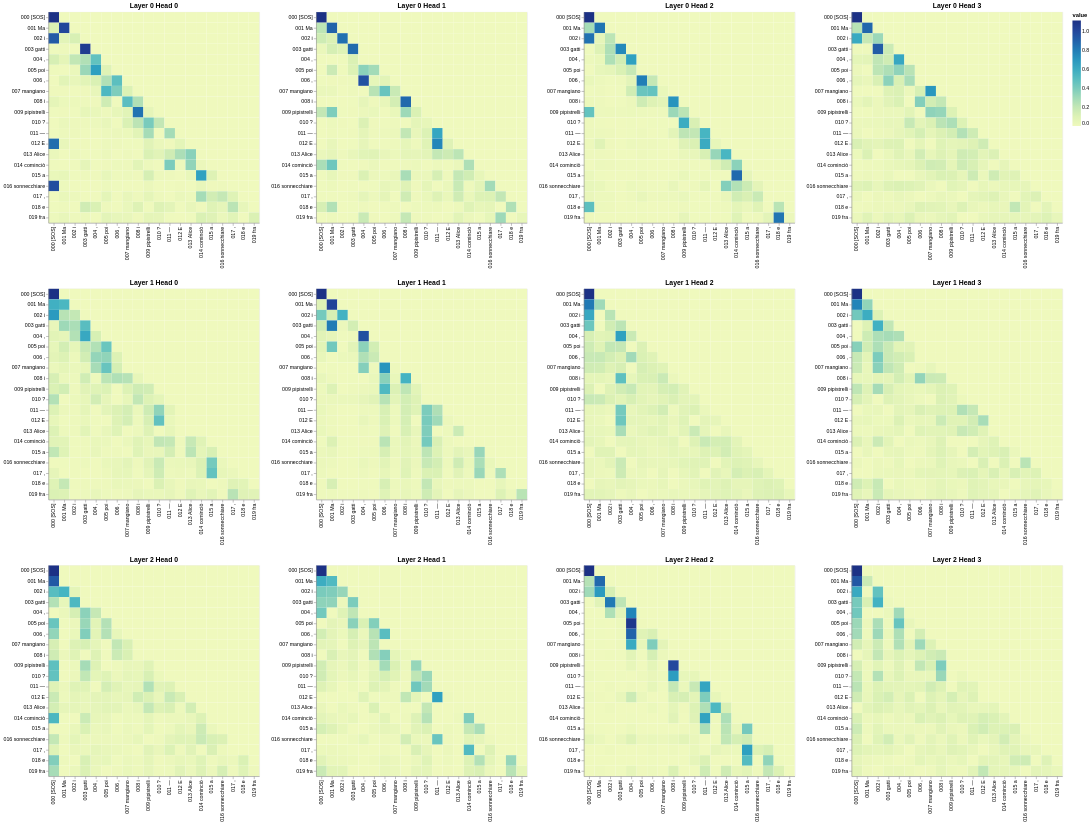

Notebook code cell kept with this figure:
### Code cell
# Decoder Self-Attention
get_all_attention_maps("decoder", layers, heads, decoder_input_tokens, decoder_input_tokens, min(20, sentence_len))

### Figure 1 — Vega-Lite specification as saved in the notebook (floating-point values rounded to 4 significant figures; data arrays with more than 128 entries replaced by an {"elided": "..."} marker saying what was removed)
{"config": {"view": {"continuousWidth": 300, "continuousHeight": 300}}, "vconcat": [{"hconcat": [{"data": {"name": "data-4250d7f4c7c33cc36828987f806b3668"}, "mark": {"type": "rect"}, "encoding": {"color": {"field": "value", "type": "quantitative"}, "tooltip": [{"field": "row", "type": "quantitative"}, {"field": "column", "type": "quantitative"}, {"field": "value", "type": "quantitative"}, {"field": "row_token", "type": "nominal"}, {"field": "col_token", "type": "nominal"}], "x": {"axis": {"title": ""}, "field": "col_token", "type": "nominal"}, "y": {"axis": {"title": ""}, "field": "row_token", "type": "nominal"}}, "height": 400, "name": "view_28df034062e4951e_0", "title": "Layer 0 Head 0", "width": 400}, {"data": {"name": "data-38b41bd818102596b7a775d2a5374bbc"}, "mark": {"type": "rect"}, "encoding": {"color": {"field": "value", "type": "quantitative"}, "tooltip": [{"field": "row", "type": "quantitative"}, {"field": "column", "type": "quantitative"}, {"field": "value", "type": "quantitative"}, {"field": "row_token", "type": "nominal"}, {"field": "col_token", "type": "nominal"}], "x": {"axis": {"title": ""}, "field": "col_token", "type": "nominal"}, "y": {"axis": {"title": ""}, "field": "row_token", "type": "nominal"}}, "height": 400, "name": "view_a336d7e543d8c6dc_1", "title": "Layer 0 Head 1", "width": 400}, {"data": {"name": "data-94212cdf8e1254d9506c89fe14d12fd8"}, "mark": {"type": "rect"}, "encoding": {"color": {"field": "value", "type": "quantitative"}, "tooltip": [{"field": "row", "type": "quantitative"}, {"field": "column", "type": "quantitative"}, {"field": "value", "type": "quantitative"}, {"field": "row_token", "type": "nominal"}, {"field": "col_token", "type": "nominal"}], "x": {"axis": {"title": ""}, "field": "col_token", "type": "nominal"}, "y": {"axis": {"title": ""}, "field": "row_token", "type": "nominal"}}, "height": 400, "name": "view_8941bd6ddc1d73e8_2", "title": "Layer 0 Head 2", "width": 400}, {"data": {"name": "data-3da03a89c5a5d936ff3e6bfbd52e812d"}, "mark": {"type": "rect"}, "encoding": {"color": {"field": "value", "type": "quantitative"}, "tooltip": [{"field": "row", "type": "quantitative"}, {"field": "column", "type": "quantitative"}, {"field": "value", "type": "quantitative"}, {"field": "row_token", "type": "nominal"}, {"field": "col_token", "type": "nominal"}], "x": {"axis": {"title": ""}, "field": "col_token", "type": "nominal"}, "y": {"axis": {"title": ""}, "field": "row_token", "type": "nominal"}}, "height": 400, "name": "view_8b40dfd38cdc3eeb_3", "title": "Layer 0 Head 3", "width": 400}]}, {"hconcat": [{"data": {"name": "data-3c675c3a63047c39232af6b865c86649"}, "mark": {"type": "rect"}, "encoding": {"color": {"field": "value", "type": "quantitative"}, "tooltip": [{"field": "row", "type": "quantitative"}, {"field": "column", "type": "quantitative"}, {"field": "value", "type": "quantitative"}, {"field": "row_token", "type": "nominal"}, {"field": "col_token", "type": "nominal"}], "x": {"axis": {"title": ""}, "field": "col_token", "type": "nominal"}, "y": {"axis": {"title": ""}, "field": "row_token", "type": "nominal"}}, "height": 400, "name": "view_c2d4c68dbd2aa79f_0", "title": "Layer 1 Head 0", "width": 400}, {"data": {"name": "data-125cc393162d3e96df082d9b09d02e66"}, "mark": {"type": "rect"}, "encoding": {"color": {"field": "value", "type": "quantitative"}, "tooltip": [{"field": "row", "type": "quantitative"}, {"field": "column", "type": "quantitative"}, {"field": "value", "type": "quantitative"}, {"field": "row_token", "type": "nominal"}, {"field": "col_token", "type": "nominal"}], "x": {"axis": {"title": ""}, "field": "col_token", "type": "nominal"}, "y": {"axis": {"title": ""}, "field": "row_token", "type": "nominal"}}, "height": 400, "name": "view_f86e381323ff32ea_1", "title": "Layer 1 Head 1", "width": 400}, {"data": {"name": "data-3feb8df430a037c7473ba5b7d2065682"}, "mark": {"type": "rect"}, "encoding": {"color": {"field": "value", "type": "quantitative"}, "tooltip": [{"field": "row", "type": "quantitative"}, {"field": "column", "type": "quantitative"}, {"field": "value", "type": "quantitative"}, {"field": "row_token", "type": "nominal"}, {"field": "col_token", "type": "nominal"}], "x": {"axis": {"title": ""}, "field": "col_token", "type": "nominal"}, "y": {"axis": {"title": ""}, "field": "row_token", "type": "nominal"}}, "height": 400, "name": "view_10fb40e7a199ff54_2", "title": "Layer 1 Head 2", "width": 400}, {"data": {"name": "data-88f886d1fc3cfe38f2e131e2c8a22f38"}, "mark": {"type": "rect"}, "encoding": {"color": {"field": "value", "type": "quantitative"}, "tooltip": [{"field": "row", "type": "quantitative"}, {"field": "column", "type": "quantitative"}, {"field": "value", "type": "quantitative"}, {"field": "row_token", "type": "nominal"}, {"field": "col_token", "type": "nominal"}], "x": {"axis": {"title": ""}, "field": "col_token", "type": "nominal"}, "y": {"axis": {"title": ""}, "field": "row_token", "type": "nominal"}}, "height": 400, "name": "view_8d6ffa5d809cc892_3", "title": "Layer 1 Head 3", "width": 400}]}, {"hconcat": [{"data": {"name": "data-1649bb0a1c48dfa439bcedf9e864adb1"}, "mark": {"type": "rect"}, "encoding": {"color": {"field": "value", "type": "quantitative"}, "tooltip": [{"field": "row", "type": "quantitative"}, {"field": "column", "type": "quantitative"}, {"field": "value", "type": "quantitative"}, {"field": "row_token", "type": "nominal"}, {"field": "col_token", "type": "nominal"}], "x": {"axis": {"title": ""}, "field": "col_token", "type": "nominal"}, "y": {"axis": {"title": ""}, "field": "row_token", "type": "nominal"}}, "height": 400, "name": "view_ec00160fe63817d5_0", "title": "Layer 2 Head 0", "width": 400}, {"data": {"name": "data-0c4a38545a8eefbb8e2aefc41fa56803"}, "mark": {"type": "rect"}, "encoding": {"color": {"field": "value", "type": "quantitative"}, "tooltip": [{"field": "row", "type": "quantitative"}, {"field": "column", "type": "quantitative"}, {"field": "value", "type": "quantitative"}, {"field": "row_token", "type": "nominal"}, {"field": "col_token", "type": "nominal"}], "x": {"axis": {"title": ""}, "field": "col_token", "type": "nominal"}, "y": {"axis": {"title": ""}, "field": "row_token", "type": "nominal"}}, "height": 400, "name": "view_0fc42d1c91eb3708_1", "title": "Layer 2 Head 1", "width": 400}, {"data": {"name": "data-ffbd09c65c30fda0f81e2de7301bc9db"}, "mark": {"type": "rect"}, "encoding": {"color": {"field": "value", "type": "quantitative"}, "tooltip": [{"field": "row", "type": "quantitative"}, {"field": "column", "type": "quantitative"}, {"field": "value", "type": "quantitative"}, {"field": "row_token", "type": "nominal"}, {"field": "col_token", "type": "nominal"}], "x": {"axis": {"title": ""}, "field": "col_token", "type": "nominal"}, "y": {"axis": {"title": ""}, "field": "row_token", "type": "nominal"}}, "height": 400, "name": "view_a2ad7481332c59ed_2", "title": "Layer 2 Head 2", "width": 400}, {"data": {"name": "data-7f613a6b902b0c27b19e76a32e4f2f22"}, "mark": {"type": "rect"}, "encoding": {"color": {"field": "value", "type": "quantitative"}, "tooltip": [{"field": "row", "type": "quantitative"}, {"field": "column", "type": "quantitative"}, {"field": "value", "type": "quantitative"}, {"field": "row_token", "type": "nominal"}, {"field": "col_token", "type": "nominal"}], "x": {"axis": {"title": ""}, "field": "col_token", "type": "nominal"}, "y": {"axis": {"title": ""}, "field": "row_token", "type": "nominal"}}, "height": 400, "name": "view_0c98908bef31fc06_3", "title": "Layer 2 Head 3", "width": 400}]}], "params": [{"name": "param_1e9efca18e7a2868", "select": {"type": "interval", "encodings": ["x", "y"]}, "bind": "scales", "views": ["view_28df034062e4951e_0", "view_a336d7e543d8c6dc_1", "view_8941bd6ddc1d73e8_2", "view_8b40dfd38cdc3eeb_3", "view_c2d4c68dbd2aa79f_0", "view_f86e381323ff32ea_1", "view_10fb40e7a199ff54_2", "view_8d6ffa5d809cc892_3", "view_ec00160fe63817d5_0", "view_0fc42d1c91eb3708_1", "view_a2ad7481332c59ed_2", "view_0c98908bef31fc06_3"]}], "$schema": "https://vega.github.io/schema/vega-lite/v6.1.0.json", "datasets": {"data-4250d7f4c7c33cc36828987f806b3668": {"elided": "400 records"}, "data-38b41bd818102596b7a775d2a5374bbc": {"elided": "400 records"}, "data-94212cdf8e1254d9506c89fe14d12fd8": {"elided": "400 records"}, "data-3da03a89c5a5d936ff3e6bfbd52e812d": {"elided": "400 records"}, "data-3c675c3a63047c39232af6b865c86649": {"elided": "400 records"}, "data-125cc393162d3e96df082d9b09d02e66": {"elided": "400 records"}, "data-3feb8df430a037c7473ba5b7d2065682": {"elided": "400 records"}, "data-88f886d1fc3cfe38f2e131e2c8a22f38": {"elided": "400 records"}, "data-1649bb0a1c48dfa439bcedf9e864adb1": {"elided": "400 records"}, "data-0c4a38545a8eefbb8e2aefc41fa56803": {"elided": "400 records"}, "data-ffbd09c65c30fda0f81e2de7301bc9db": {"elided": "400 records"}, "data-7f613a6b902b0c27b19e76a32e4f2f22": {"elided": "400 records"}}}
